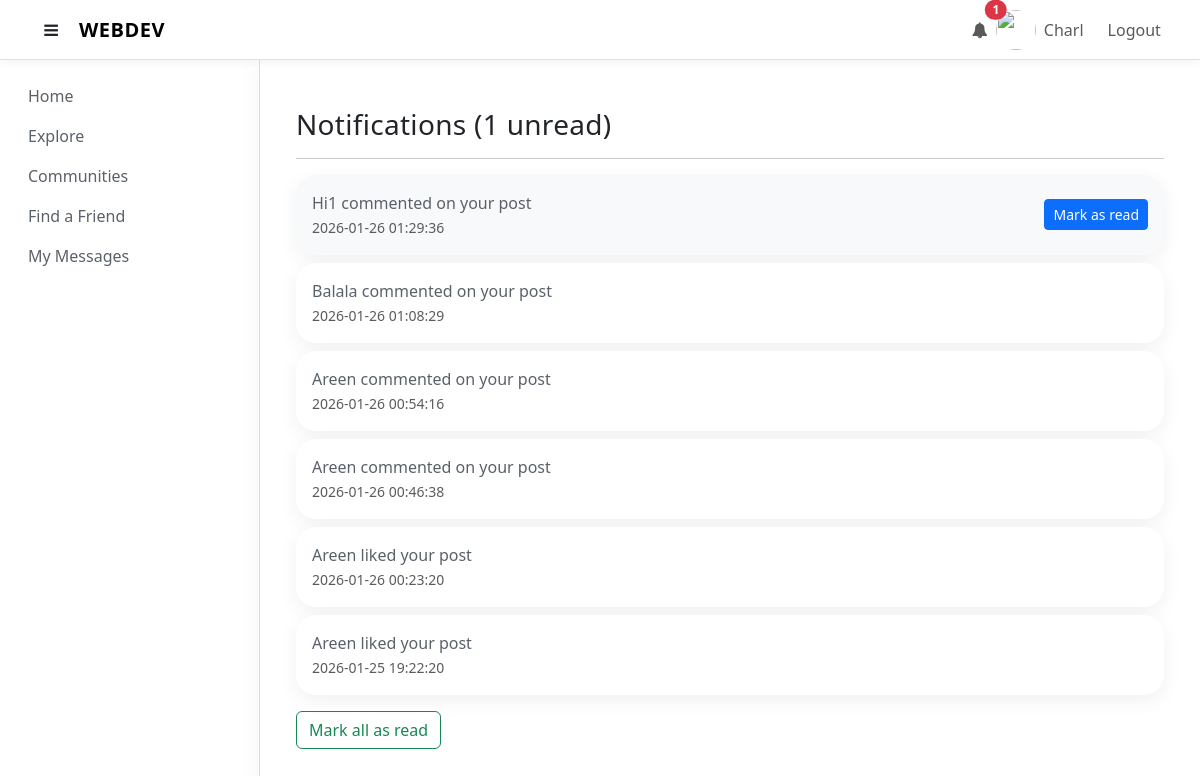
The page /notifications (signed in) on the database as committed earlier.
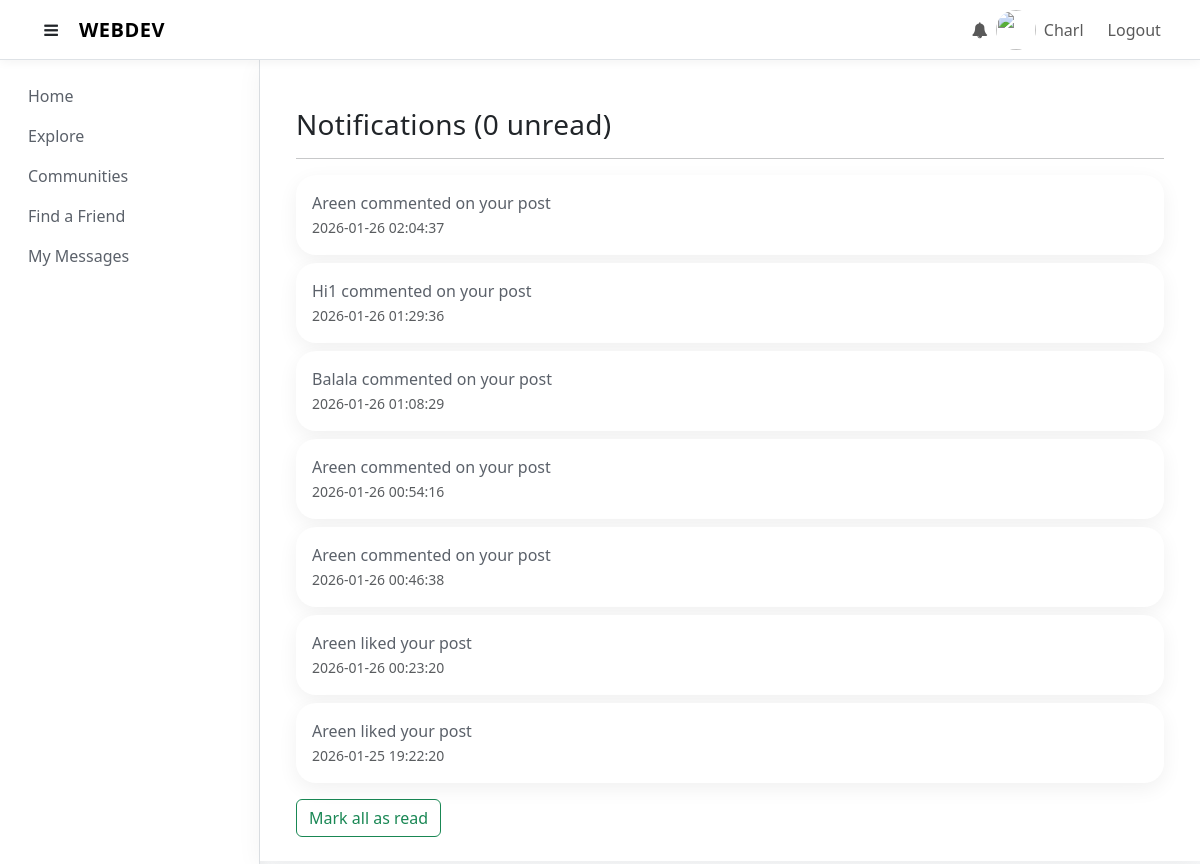
The same page on the database as committed later.
### tables this page shows
CREATE TABLE notifications (
        notification_id INTEGER PRIMARY KEY AUTOINCREMENT,
        user_id INTEGER NOT NULL,            -- receiver
        actor_id INTEGER,
        type TEXT NOT NULL,
        reference_id INTEGER,
        message TEXT NOT NULL,
        link TEXT,
        is_read INTEGER DEFAULT 0,
        created_at DATETIME DEFAULT CURRENT_TIMESTAMP,
        FOREIGN KEY(user_id) REFERENCES users(user_id) ON DELETE CASCADE,
        FOREIGN KEY(actor_id) REFERENCES users(user_id) ON DELETE CASCADE
    );

### main.py (the view)
@app.route('/notifications')
def notifications_page():
    if 'user_id' not in session:
        return redirect(url_for('index'))
    page = request.args.get('page', 1, type=int)
    per_page = 15
    offset = (page - 1) * per_page
    conn = get_db()
    notifications = conn.execute("""
        SELECT n.*, u.username AS actor_username
        FROM notifications n
        LEFT JOIN users u ON n.actor_id = u.user_id
        WHERE n.user_id = ?
        ORDER BY n.created_at DESC
        LIMIT ? OFFSET ?
    """, (session['user_id'], per_page, offset)).fetchall()
    total = conn.execute("""
        SELECT COUNT(*) as count
        FROM notifications
        WHERE user_id = ?
    """, (session['user_id'],)).fetchone()['count']
    total_pages = (total + per_page - 1) // per_page
    return render_template(
        'notifications.html',
        notifications=notifications,
        page=page,
        total_pages=total_pages
    )

### helpers.py (called while the page is built)
def connect_db():
    sql = sqlite3.connect(DATABASE)
    sql.row_factory = sqlite3.Row
    sql.execute("PRAGMA foreign_keys = ON")
    return sql

def get_db():
    if not hasattr(g, 'sqlite3_db'):
        g.sqlite3_db = connect_db()
    return g.sqlite3_db

### templates/notifications.html
{% extends 'base.html' %}
{% block body %}
<div class="container mt-4">
    <h3>Notifications ({{ unread_count }} unread)</h3>
    <hr>
    {% if notifications %}
        {% for notif in notifications %}
        <div class="card mb-2 {% if notif.is_read == 0 %}bg-light{% endif %}">
            <div class="card-body d-flex justify-content-between align-items-center">
                <div>
                    {% if notif.link %}
                        <a href="{{ notif.link }}" class="text-decoration-none">{{ notif.message }}</a>
                    {% else %}
                        {{ notif.message }}
                    {% endif %}
                    <br>
                    <small class="text-muted">{{ notif.created_at }}</small>
                </div>
                {% if notif.is_read == 0 %}
                <form method="POST" action="{{ url_for('read_notification', notification_id=notif.notification_id) }}">
                    <button type="submit" class="btn btn-sm btn-primary">Mark as read</button>
                </form>
                {% endif %}
            </div>
        </div>
        {% endfor %}
        <form method="POST" action="{{ url_for('mark_all_notifications') }}">
            <button type="submit" class="btn btn-outline-success mt-2">Mark all as read</button>
        </form>
    {% else %}
        <p class="text-muted">No notifications.</p>
    {% endif %}
</div>
{% endblock %}

### templates/base.html (shortened to what this page needs)
<!DOCTYPE html>
<html lang="en">
<head>
    <link href="https://cdn.jsdelivr.net/npm/bootstrap@5.3.8/dist/css/bootstrap.min.css" rel="stylesheet">
    <link rel="stylesheet" href="https://cdnjs.cloudflare.com/ajax/libs/font-awesome/4.7.0/css/font-awesome.min.css">
    <link rel="stylesheet" href="{{ url_for('static', filename='main.css') }}">
</head>
<body>
    <nav id="topnavbar" class="navbar navbar-expand-lg navbar-light border-bottom">
        <div class="container-fluid">
            <div class="d-flex align-items-center">
                <button id="sidebarToggle" class="btn me-2">
                    <i class="fa fa-bars"></i>
                </button>
                <a class="navbar-brand mb-0" href="{{ url_for('index') }}">WEBDEV</a>
            </div>
            <div class="collapse navbar-collapse" id="navbarNav">
                <ul class="navbar-nav ms-auto align-items-center">
                    {% if logged_in %}
                        <li class="nav-item dropdown">
                            <a class="nav-link position-relative" href="#" data-bs-toggle="dropdown">
                                <i class="fa fa-bell"></i>
                                {% if unread_count > 0 %}
                                    <span class="position-absolute top-0 start-100 translate-middle badge bg-danger rounded-pill">
                                        {{ unread_count }}
                                    </span>
                                {% endif %}
                            </a>
                        </li>
                        <li class="nav-item d-flex align-items-center me-3">
                            <img src="{{ url_for('static', filename='profile.jpg') }}"
                                 class="rounded-circle me-2" width="40" height="40">
                            <a class="nav-link p-0" href="{{ url_for('userprofile', username=username) }}">
                                {{ username }}
                            </a>
                        </li>
                        <li class="nav-item">
                            <a class="nav-link" href="{{ url_for('logout') }}">Logout</a>
                        </li>
                    {% endif %}
                </ul>
            </div>
        </div>
    </nav>
    <div id="layoutWrapper" class="d-flex w-100">
        <nav id="sidebar" class="border-end">
            <ul id="sidenav" class="nav flex-column p-3">
                <li class="nav-item">
                    <a class="nav-link" href="{{ url_for('index') }}">Home</a>
                </li>
                <li class="nav-item">
                    <a class="nav-link" data-bs-toggle="collapse" href="#communityMenu">Explore</a>
                </li>
                <li class="nav-item">
                    <a class="nav-link" data-bs-toggle="collapse" href="#usercommunityMenu">Communities</a>
                </li>
                <li class="nav-item">
                    <a class="nav-link" href="{{ url_for('find_a_friend_hub') }}">Find a Friend</a>
                </li>
                <li class="nav-item">
                    <a class="nav-link" href="{{ url_for('my_messages') }}">My Messages</a>
                </li>
            </ul>
        </nav>
        <div id="maincontent" class="flex-grow-1 p-4">
            {% block body %}{% endblock %}
        </div>
    </div>
</body>
</html>

### static/main.css (style rules this page uses)
body { height: 100%; overflow-y: hidden; background: linear-gradient(to bottom, #f8f9fa, #f2f4f7); }
#topnavbar { background-color: #fff; padding: 0.6rem 1.2rem; box-shadow: 0 2px 10px rgba(0,0,0,0.05); z-index: 1100; }
#topnavbar .navbar-brand { font-weight: 700; letter-spacing: 0.5px; }
#topnavbar .nav-link { font-weight: 500; transition: all 0.2s ease; }
#layoutWrapper { display: flex; min-height: calc(100vh - 70px); transition: all 0.3s ease; }
#sidebar { width: 260px; min-height: calc(100vh - 70px); transition: all 0.3s ease; overflow-y: auto; background: #ffffff; box-shadow: 2px 0 12px rgba(0,0,0,0.05); }
#sidebar li a { color: #5B616A; padding: 8px 12px; border-radius: 10px; transition: all 0.2s ease; }
a { color: #5B616A; }
#maincontent { flex: 1; height: calc(100vh - 70px); overflow: scroll; padding: 0; display: flex; flex-direction: column; background: #ffffff; box-shadow: 0 6px 25px rgba(0,0,0,0.05); transition: all 0.3s ease; }
#sidenav { min-height: calc(100dvh - 55px); overflow-y: scroll; background-color: white; }
h1, h2, h3, h4, h5 { letter-spacing: 0.3px; }
.card { border-radius: 20px; border: none; box-shadow: 0 6px 20px rgba(0,0,0,0.06); transition: transform 0.2s ease, box-shadow 0.2s ease; }

Rows that differ between the two databases and show on the page:
added notifications: message "Areen commented on your post", created_at "2026-01-26 02:04:37"
changed notifications "Hi1 commented on your post": no longer shows "Mark as read"
Other text that changed with them:
{{ unread_count }}: "1" → "0"
{{ unread_count }}: "1" → (not shown)
